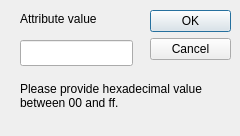
<?xml version="1.0" encoding="UTF-8"?>
<ui version="4.0">
 <class>CDlgAttr</class>
 <widget class="QDialog" name="CDlgAttr">
  <property name="geometry">
   <rect>
    <x>0</x>
    <y>0</y>
    <width>240</width>
    <height>136</height>
   </rect>
  </property>
  <property name="windowTitle">
   <string>Edit Attribute</string>
  </property>
  <widget class="QDialogButtonBox" name="buttonBox">
   <property name="geometry">
    <rect>
     <x>150</x>
     <y>10</y>
     <width>81</width>
     <height>301</height>
    </rect>
   </property>
   <property name="orientation">
    <enum>Qt::Vertical</enum>
   </property>
   <property name="standardButtons">
    <set>QDialogButtonBox::Cancel|QDialogButtonBox::Ok</set>
   </property>
  </widget>
  <widget class="QLabel" name="label">
   <property name="geometry">
    <rect>
     <x>20</x>
     <y>10</y>
     <width>121</width>
     <height>18</height>
    </rect>
   </property>
   <property name="text">
    <string>Attribute value</string>
   </property>
  </widget>
  <widget class="QLineEdit" name="line_AttrEdit">
   <property name="geometry">
    <rect>
     <x>20</x>
     <y>40</y>
     <width>113</width>
     <height>26</height>
    </rect>
   </property>
  </widget>
  <widget class="QLabel" name="label_2">
   <property name="geometry">
    <rect>
     <x>20</x>
     <y>80</y>
     <width>201</width>
     <height>31</height>
    </rect>
   </property>
   <property name="text">
    <string>Please provide hexadecimal value between 00 and ff.</string>
   </property>
   <property name="wordWrap">
    <bool>true</bool>
   </property>
  </widget>
 </widget>
 <tabstops>
  <tabstop>line_AttrEdit</tabstop>
 </tabstops>
 <resources/>
 <connections>
  <connection>
   <sender>buttonBox</sender>
   <signal>accepted()</signal>
   <receiver>CDlgAttr</receiver>
   <slot>accept()</slot>
   <hints>
    <hint type="sourcelabel">
     <x>248</x>
     <y>254</y>
    </hint>
    <hint type="destinationlabel">
     <x>157</x>
     <y>274</y>
    </hint>
   </hints>
  </connection>
  <connection>
   <sender>buttonBox</sender>
   <signal>rejected()</signal>
   <receiver>CDlgAttr</receiver>
   <slot>reject()</slot>
   <hints>
    <hint type="sourcelabel">
     <x>316</x>
     <y>260</y>
    </hint>
    <hint type="destinationlabel">
     <x>286</x>
     <y>274</y>
    </hint>
   </hints>
  </connection>
 </connections>
</ui>
